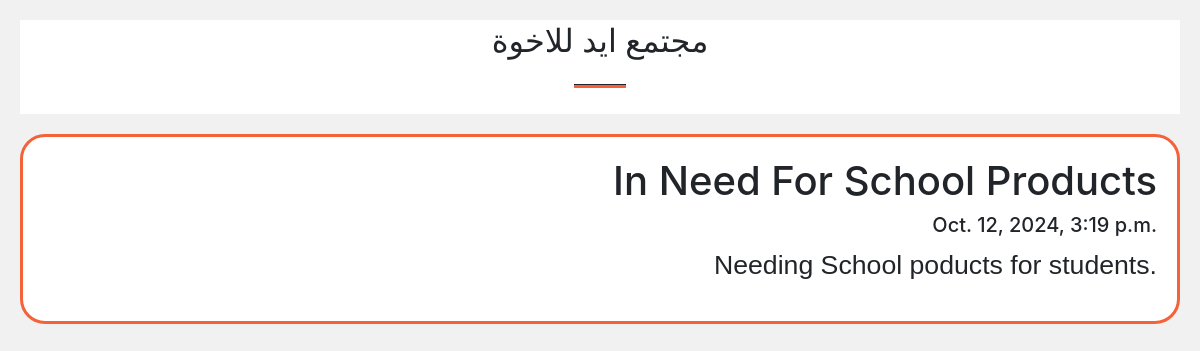
Screenshot of /post/23 with the database file from the repository.
### members/models.py (models this page shows)
class Post(models.Model):
    title = models.CharField(max_length=100)
    body = models.CharField(max_length=1000000)
    created_at = models.DateTimeField(default=datetime.now, blank=True)

### members/views.py (the view)
# urls.py: path('post/<str:pk>', views.post, name='post'),
def post(request, pk):
    posts=Post.objects.get(id=pk)
    return render(request, 'posts.html', {'posts':posts} )

### templates/posts.html (shortened to what this page needs)
<!DOCTYPE html>
{% load static %}
<html>
<head>
<link href="{% static 'css/styles.css' %}" rel="stylesheet">
</head>
<body>
<div class="header">
  <h2>مجتمع ايد للاخوة</h2>
  <hr class="divider" />
</div>
<div class="row">
  <div class="leftcolumn">
    <div class="card">
        <h1>{{posts.title}}</h1>
        <h5>{{posts.created_at}}</h5>
        <p>{{posts.body}}</p>
    </div>
  </div>
</div>
</body>
</html>

### templates/posts.html (style rules this page uses)
* { box-sizing: border-box; }
body { font-family: Arial; padding: 20px; background: #f1f1f1; }
p { font-size: 20pt; }
.header { padding: 2px; font-size: 40px; text-align: center; background: white; }
.leftcolumn { float: left; width: 100%; }
.card { background-color: white; padding: 20px; margin-top: 20px; text-align: right; border-color:#f4623a; border-radius: 25px; border-width:medium; }
.row:after { content: ""; display: table; clear: both; }

### rows the page displays
Post: title "In Need For School Products", created_at "Oct. 12, 2024, 3:19 p.m.", body "Needing School poducts for students."
